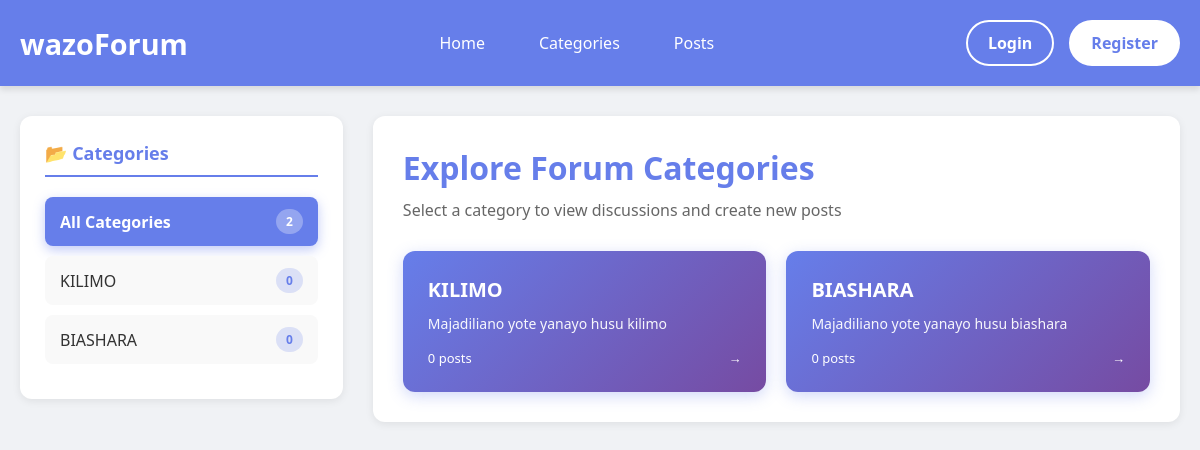
The app's page /categories.php, older data.
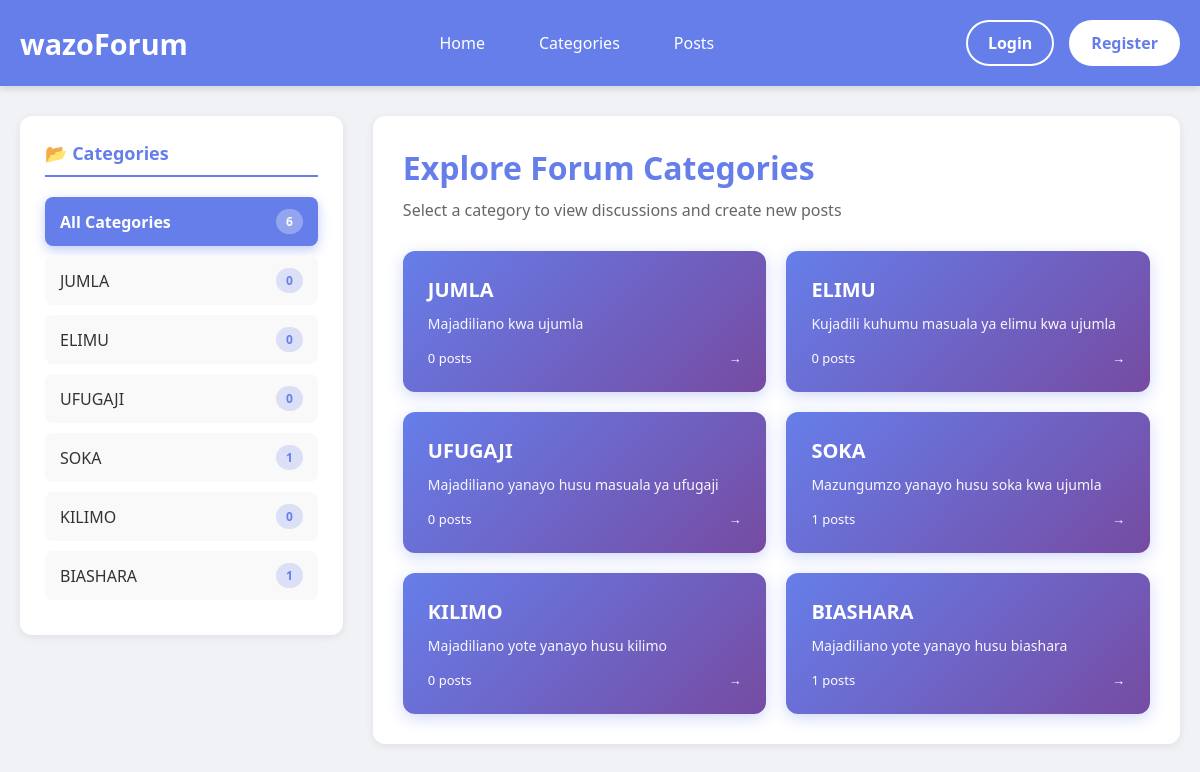
The same page, newer data.
### tables this page shows
CREATE TABLE `categories` (
  `category_id` int(11) NOT NULL,
  `category_name` varchar(100) NOT NULL,
  `description` text DEFAULT NULL,
  `created_at` timestamp NOT NULL DEFAULT current_timestamp()
);

### categories.php (the view, shortened to what this page needs)
<?php
include("db_connection.php");
$selected_category = null;
$all_categories_sql = "SELECT c.category_id, c.category_name, c.description, COUNT(p.post_id) AS post_count
                       FROM categories c
                       LEFT JOIN posts p ON c.category_id = p.category_id
                       GROUP BY c.category_id
                       ORDER BY c.created_at DESC";
$all_categories = mysqli_query($conn, $all_categories_sql);
?>
<!DOCTYPE html>
<html lang="en">
<head>
</head>
<body>
    <?php include("header.php"); ?>
    <div class="container">
        <div class="categories-sidebar">
            <h2>📂 Categories</h2>
            <div>
                <a href="categories.php" class="category-item <?php echo !$selected_category ? 'active' : ''; ?>">
                    <span>All Categories</span>
                    <span class="category-badge"><?php echo mysqli_num_rows($all_categories); ?></span>
                </a>
            </div>
            <?php
            mysqli_data_seek($all_categories, 0);
            while ($cat = mysqli_fetch_assoc($all_categories)):
            ?>
                <a href="categories.php?id=<?php echo $cat['category_id']; ?>"
                   class="category-item <?php echo ($selected_category && $selected_category['category_id'] == $cat['category_id']) ? 'active' : ''; ?>">
                    <span><?php echo htmlspecialchars($cat['category_name']); ?></span>
                    <span class="category-badge"><?php echo $cat['post_count']; ?></span>
                </a>
            <?php endwhile; ?>
        </div>
        <div class="main-content">
            <?php if (!$selected_category): ?>
                <h1 style="margin-bottom: 10px; color: #667eea;">Explore Forum Categories</h1>
                <p style="color: #666; margin-bottom: 30px;">Select a category to view discussions and create new posts</p>
                <div class="categories-grid">
                    <?php
                    mysqli_data_seek($all_categories, 0);
                    while ($cat = mysqli_fetch_assoc($all_categories)):
                    ?>
                        <a href="categories.php?id=<?php echo $cat['category_id']; ?>" class="category-card">
                            <h3><?php echo htmlspecialchars($cat['category_name']); ?></h3>
                            <p><?php echo htmlspecialchars(substr($cat['description'], 0, 100)) . (strlen($cat['description']) > 100 ? '...' : ''); ?></p>
                            <div class="category-card-footer">
                                <span><?php echo $cat['post_count']; ?> posts</span>
                                <span>→</span>
                            </div>
                        </a>
                    <?php endwhile; ?>
                </div>
            <?php endif; ?>
        </div>
    </div>
</body>
</html>

Row changes from the older to the newer data that the page shows:
added categories: category_name "JUMLA", post_count "0", description "Majadiliano kwa ujumla"
added categories: category_name "ELIMU", post_count "0", description "Kujadili kuhumu masuala ya elimu kwa ujumla"
added categories: category_name "UFUGAJI", post_count "0", description "Majadiliano yanayo husu masuala ya ufugaji"
added categories: category_name "SOKA", post_count "1", description "Mazungumzo yanayo husu soka kwa ujumla"
computed for categories "BIASHARA": post_count "0" → "1"
Text that changed along with them:
mysqli_num_rows($all_categories): "2" → "6"
